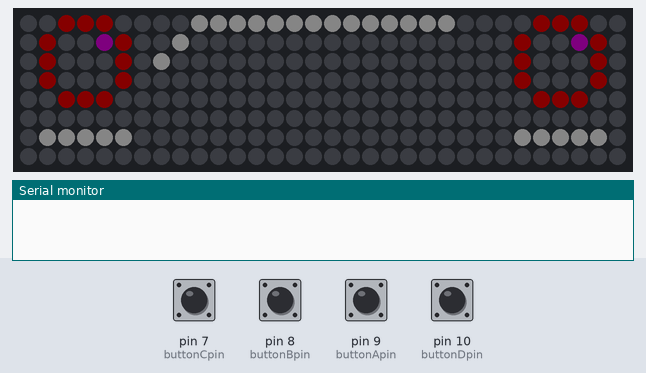
The sketch below on a simulated Arduino Uno, built with avr-gcc and run on an emulated ATmega328P. Parts: 32×8 RGB LED matrix (first LED top left, wired row by row), the last lines printed to the serial monitor. The test bench sets the inputs (shaded band); at power-on: pin 7 (buttonCpin), pin 8 (buttonBpin), pin 9 (buttonApin), pin 10 (buttonDpin) HIGH. Dim RGB values are drawn brighter than linear; random numbers use the default seed unless the sketch sets one.

Above: at 5.7 s.
5.8 s: pin 8 (buttonBpin) pulled LOW for 1 s
At 8.48 s:
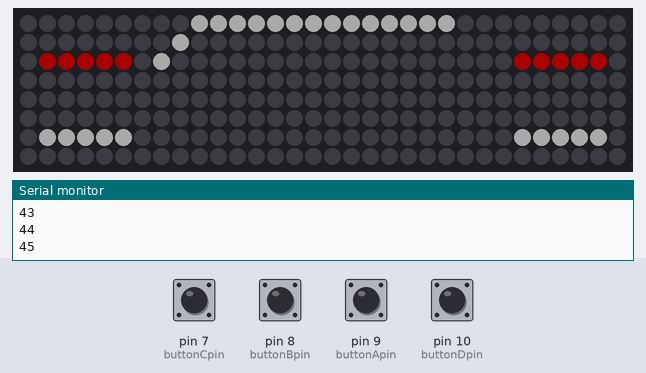
9.8 s: pin 10 (buttonDpin) pulled LOW for 0.15 s
At 10.28 s:
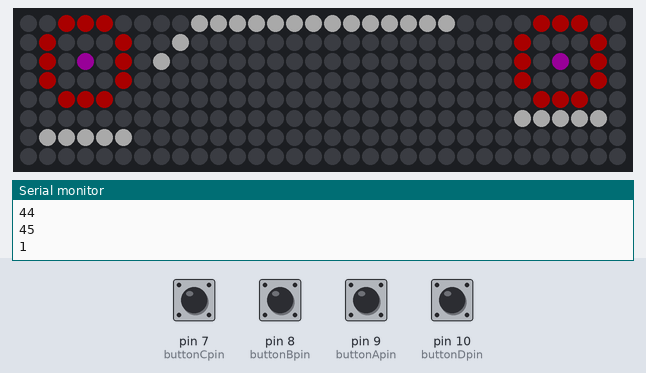
10.5 s: pin 9 (buttonApin) pulled LOW for 1 s
At 10.88 s:
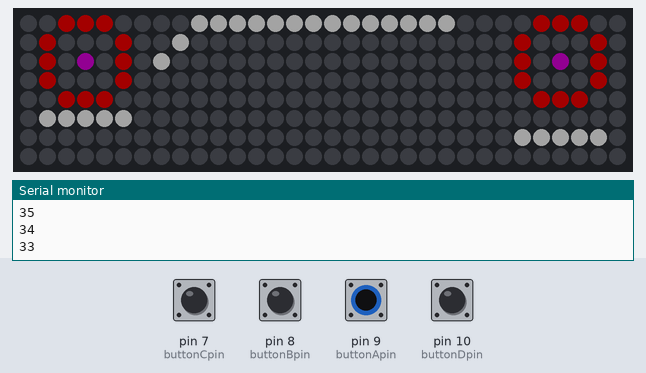
12.1 s: pin 7 (buttonCpin) pulled LOW for 0.15 s
At 12.28 s:
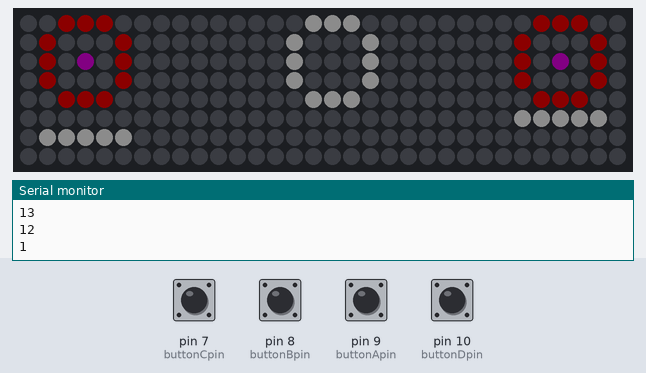
12.8 s: pin 7 (buttonCpin) pulled LOW for 1 s
At 13.08 s:
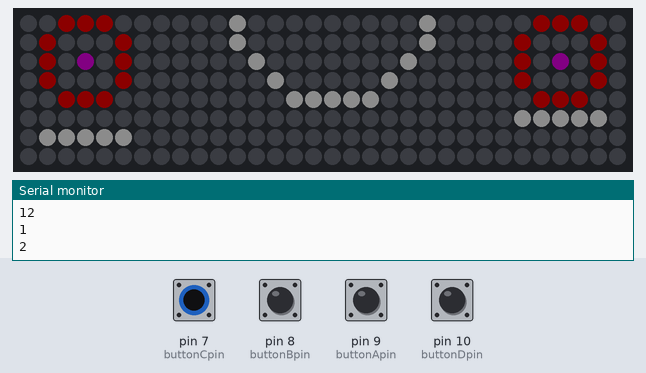
14.4 s: pin 9 (buttonApin) pulled LOW for 0.15 s
At 14.88 s:
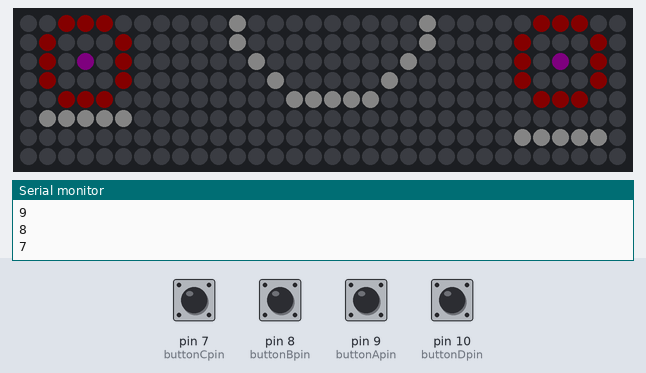
Timing chart, 0 to 16.1 s (numbered marks = the images above; inputs shaded):
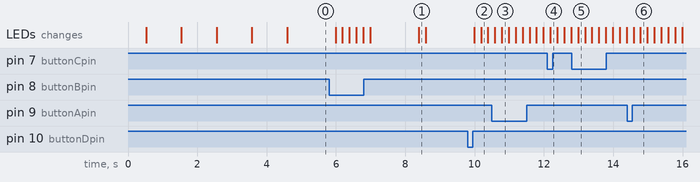

Measured:
- after the input at 9.8 s, the LEDs: first change after 0.19 s (image 2 shows a later state)

The sketch:

Led_MAtrix_Face.ino
```cpp
#include <FastLED.h>        //https://github.com/FastLED/FastLED
#include <LEDMatrix.h>      //https://github.com/Jorgen-VikingGod/LEDMatrix

const int SW_pin = 2;       // digital pin connected to switch output
const int X_pin = 0;        // analog pin connected to X output
const int Y_pin = 1;        // analog pin connected to Y output

// Matrix and LED settings
#define DATA_PIN            6
#define COLOR_ORDER         GRB
#define CHIPSET             WS2812B
#define MATRIX_WIDTH        32
#define MATRIX_HEIGHT       8
#define MATRIX_TYPE         VERTICAL_ZIGZAG_MATRIX
#define MATRIX_SIZE         (MATRIX_WIDTH * MATRIX_HEIGHT)
#define NUMPIXELS           MATRIX_SIZE

cLEDMatrix<MATRIX_WIDTH, MATRIX_HEIGHT, MATRIX_TYPE> leds;

int buttonApin = 9;
int buttonBpin = 8;
int buttonCpin = 7;
int buttonDpin = 10;
int testcounter;

uint8_t hue;
int16_t counter;
bool eyeMove = true;
int countermax = 20;

int brightness = 12;
int lookDir = 7;
int mouthState = 0;
int counterMouth = 0;
int lastStateC = HIGH;
int currentStateC;
int lastStateD = HIGH;
int currentStateD;
int browState = 0;
int pupilCount = 0;
int pupilMax = 20;
int pupilDefaultCounter;

// Timer variables
unsigned long prevDrawTime = 0;  // Timer for drawings
unsigned long drawInterval = 200; // Interval for drawing-related delays

unsigned long prevPupilTime = 0;  // Timer for pupil movement
unsigned long pupilInterval = 50; // Interval for pupil movement

unsigned long prevButtonTime = 0;  // Timer for button debounce
unsigned long buttonDebounceTime = 30; // Debounce time

void setup() {
  pinMode(buttonApin, INPUT_PULLUP);
  pinMode(buttonBpin, INPUT_PULLUP);
  pinMode(buttonCpin, INPUT_PULLUP);
  pinMode(buttonDpin, INPUT_PULLUP);
  pinMode(SW_pin, INPUT);
  digitalWrite(SW_pin, HIGH);

  FastLED.addLeds<CHIPSET, DATA_PIN, COLOR_ORDER>(leds[0], leds.Size()).setCorrection(TypicalSMD5050);
  FastLED.setCorrection(TypicalLEDStrip);
  FastLED.setBrightness(8);
  FastLED.clear(true);
  delay(500);

  // Initial color cycling
  FastLED.showColor(CRGB::Red);
  delay(1000);
  FastLED.showColor(CRGB::Green);
  delay(1000);
  FastLED.showColor(CRGB::Blue);
  delay(1000);
  FastLED.showColor(CRGB::White);
  delay(1000);
  FastLED.clear(true);

  Serial.begin(9600);

  hue = 0;
  counter = 0;
}

void loop() {
  unsigned long currentTime = millis(); // Get the current time

  // Non-blocking delay for drawing
  if (currentTime - prevDrawTime >= drawInterval) {
    prevDrawTime = currentTime;  // Reset the timer for the next interval

    FastLED.clear();
    pupilCount++;
    counter++;
    pupilDefaultCounter++;

    drawEyesAndMouth(); // Draw the eyes and mouth
    handleEyeMovement(); // Handle eye movement

    FastLED.show();
  }

  // Handle button presses independently of delays
  handleButtons(currentTime); // Pass the current time for non-blocking debounce
}

void handleButtons(unsigned long currentTime) {
  if (currentTime - prevButtonTime >= buttonDebounceTime) {
    prevButtonTime = currentTime;  // Reset debounce timer

    if (digitalRead(buttonApin) == LOW) {
      brightness = max(0, brightness - 1);  // Decrease brightness
      FastLED.setBrightness(brightness);
      Serial.println(brightness);
    }

    if (digitalRead(buttonBpin) == LOW) {
      brightness = min(255, brightness + 1);  // Increase brightness
      FastLED.setBrightness(brightness);
      Serial.println(brightness);
    }

    currentStateC = digitalRead(buttonCpin);
    currentStateD = digitalRead(buttonDpin);

    if (currentStateC == LOW && lastStateC == HIGH) {
      updateMouthState();  // Update mouth state
    }

    if (currentStateD == LOW && lastStateD == HIGH) {
      updateBrowState();  // Update eyebrow state
    }

    lastStateC = currentStateC;
    lastStateD = currentStateD;
  }
}

void drawEyesAndMouth() {
  leds.DrawCircle(3, 5, 2, CHSV(hue, 255, 255));
  eyeL(lookDir);
  leds.DrawCircle(28, 5, 2, CHSV(hue, 255, 255));
  eyeR(lookDir);
  mouth(mouthState);
  eyebrows(browState);
}

void handleEyeMovement() {
  if (counter >= countermax) {
    leds.DrawCircle(3, 5, 2, CHSV(0, 0, 0));
    leds.DrawLine(1, 5, 5, 5, CRGB::Red);
    leds.DrawCircle(28, 5, 2, CHSV(0, 0, 0));
    leds.DrawLine(26, 5, 30, 5, CRGB::Red);

    counter = 0;
    countermax = random(10, 50);  // Set random time for next movement
  }

  if (pupilCount >= pupilMax) {
    pupilMax = random(50, 300);  // Randomize pupil movements
    pupilCount = 0;
    lookDir = random(0, 9);  // Randomize look direction
  }

  if (pupilDefaultCounter >= 10) {
    lookDir = 8;  // Reset to center
  }
}

void updateMouthState() {
  if (counterMouth <= 3) {
    mouthState++;
    counterMouth++;
    Serial.println(mouthState);
  } else {
    counterMouth = 0;
    mouthState = 0;
  }
}

void updateBrowState() {
  if (browState < 3) {
    browState++;
    Serial.println(browState);
  } else {
    browState = 0;
  }
}

void eyeL(int leftLook) {
  // Eye movement logic for left eye
  if (leftLook == 0) {
    leds.DrawLine(3, 4, 3, 4, CRGB::Purple);
  } else if (leftLook == 1) {
    leds.DrawLine(3, 6, 3, 6, CRGB::Purple);
  } else if (leftLook == 2) {
    leds.DrawLine(2, 5, 2, 5, CRGB::Purple);
  } else if (leftLook == 3) {
    leds.DrawLine(4, 5, 4, 5, CRGB::Purple);
  } else if (leftLook == 4) {
    leds.DrawLine(2, 4, 2, 4, CRGB::Purple);
  } else if (leftLook == 5) {
    leds.DrawLine(4, 4, 4, 4, CRGB::Purple);
  } else if (leftLook == 6) {
    leds.DrawLine(2, 6, 2, 6, CRGB::Purple);
  } else if (leftLook == 7) {
    leds.DrawLine(4, 6, 4, 6, CRGB::Purple);
  } else if (leftLook == 8) {
    leds.DrawLine(3, 5, 3, 5, CRGB::Purple);
  }
}

void eyeR(int rightLook) {
  // Eye movement logic for right eye
  if (rightLook == 0) {
    leds.DrawLine(28, 4, 28, 4, CRGB::Purple);
  } else if (rightLook == 1) {
    leds.DrawLine(28, 6, 28, 6, CRGB::Purple);
  } else if (rightLook == 2) {
    leds.DrawLine(27, 5, 27, 5, CRGB::Purple);
  } else if (rightLook == 3) {
    leds.DrawLine(29, 5, 29, 5, CRGB::Purple);
  } else if (rightLook == 4) {
    leds.DrawLine(27, 4, 27, 4, CRGB::Purple);
  } else if (rightLook == 5) {
    leds.DrawLine(29, 4, 29, 4, CRGB::Purple);
  } else if (rightLook == 6) {
    leds.DrawLine(27, 6, 27, 6, CRGB::Purple);
  } else if (rightLook == 7) {
    leds.DrawLine(29, 6, 29, 6, CRGB::Purple);
  } else if (rightLook == 8) {
    leds.DrawLine(28, 5, 28, 5, CRGB::Purple);
  }
}

void mouth(int state) {
  if (state == 0) {
    leds.DrawLine(9, 7, 22, 7, CRGB::White);
    leds.DrawLine(7, 5, 9, 7, CRGB::White);

  } else if (state == 1) {
    leds.DrawCircle(16, 5, 2, CRGB::White);
  } else if (state == 2) {
    leds.DrawCircle(16, 8, 5, CRGB::White);
  } else if (state == 3) {
    leds.DrawLine(14, 7, 18, 7, CRGB::White);
    leds.DrawLine(12, 4, 12, 5, CRGB::White);
    leds.DrawLine(12, 5, 14, 7, CRGB::White);
    leds.DrawLine(20, 4, 20, 5, CRGB::White);
    leds.DrawLine(20, 5, 18, 7, CRGB::White);
  }
  else{
    leds.DrawLine(9, 7, 22, 7, CRGB::White);
  }
}

void eyebrows(int state) {
  if (state == 0) {
    leds.DrawLine(26, 1, 30, 1, CRGB::White);
    leds.DrawLine(1, 1, 5, 1, CRGB(255, 255, 255));
  } else if (state == 1) {
    // Switch eyebrow movement
    if (eyeMove) {
      leds.DrawLine(1, 1, 5, 1, CRGB::Black);
      leds.DrawLine(1, 2, 5, 2, CRGB::White);
      leds.DrawLine(26, 1, 30, 1, CRGB::White);
      leds.DrawLine(26, 2, 30, 2, CRGB::Black);
      eyeMove = false;
    } else {
      leds.DrawLine(1, 2, 5, 2, CRGB::Black);
      leds.DrawLine(1, 1, 5, 1, CRGB::White);
      leds.DrawLine(26, 2, 30, 2, CRGB::White);
      leds.DrawLine(26, 1, 30, 1, CRGB::Black);
      eyeMove = true;
    }
  } else if (state == 2) {
    leds.DrawLine(1, 0, 5, 2, CRGB::White);
    leds.DrawLine(30, 0, 26, 2, CRGB::White);
  } else {
    leds.DrawLine(1, 2, 5, 0, CRGB::White);
    leds.DrawLine(30, 2, 26, 0, CRGB::White);
  }
}
```
